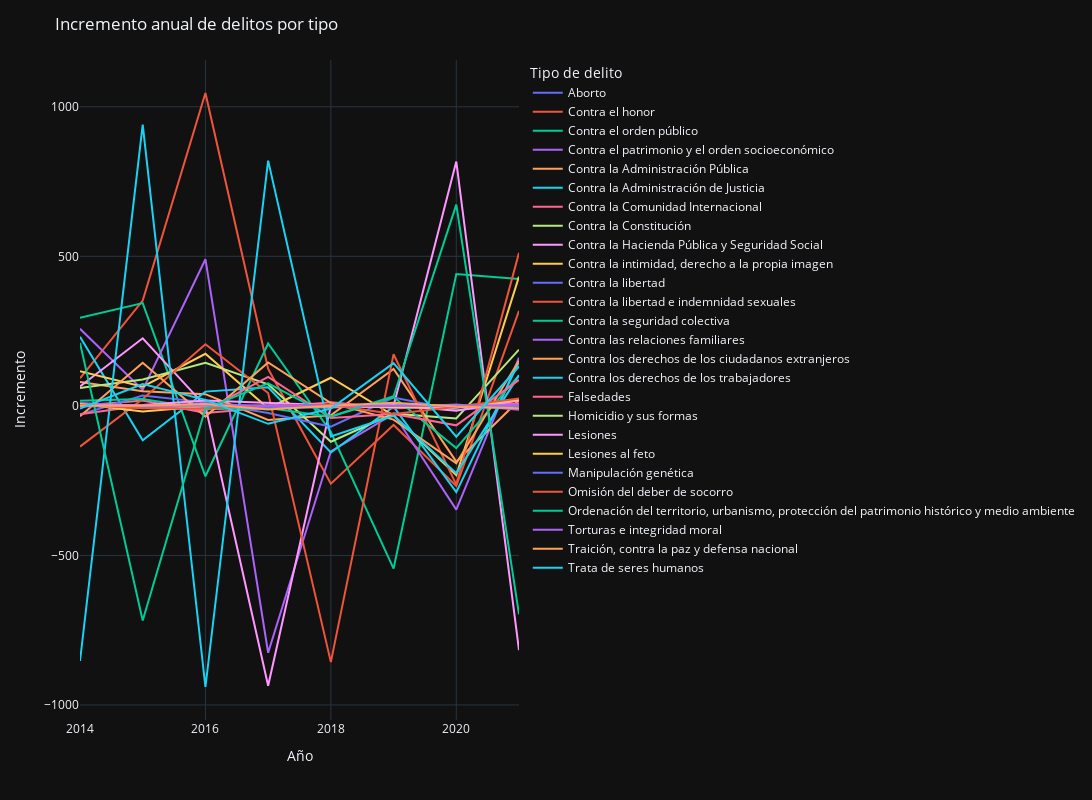

Here is the notebook cell this chart was saved with:
### Code cell
delitos_tipo_pt_f = delitos_tipo_pt[delitos_tipo_pt['Periodo'] != 2013]
fig = px.line(delitos_tipo_pt_f, x='Periodo', y='Incremento', color='Nv2')

fig.update_layout(title='Incremento anual de delitos por tipo',
                  xaxis_title='Año',
                  yaxis_title='Incremento',
                  legend_title='Tipo de delito', template="plotly_dark", width=1500, height=800)

fig.show()

### Figure 1 — Plotly figure (JSON) as saved in the notebook; plotly's stock layout.template omitted (floating-point values rounded to 4 significant figures)
{"data": [{"hovertemplate": "Nv2=Aborto<br>Periodo=%{x}<br>Incremento=%{y}<extra></extra>", "legendgroup": "Aborto", "line": {"color": "#636efa", "dash": "solid"}, "marker": {"symbol": "circle"}, "mode": "lines", "name": "Aborto", "orientation": "v", "showlegend": true, "type": "scatter", "x": [2014, 2015, 2016, 2017, 2018, 2019, 2020, 2021], "xaxis": "x", "y": [1, -6, 10, -5, -6, 6, -1, -2], "yaxis": "y"}, {"hovertemplate": "Nv2=Contra el honor<br>Periodo=%{x}<br>Incremento=%{y}<extra></extra>", "legendgroup": "Contra el honor", "line": {"color": "#EF553B", "dash": "solid"}, "marker": {"symbol": "circle"}, "mode": "lines", "name": "Contra el honor", "orientation": "v", "showlegend": true, "type": "scatter", "x": [2014, 2015, 2016, 2017, 2018, 2019, 2020, 2021], "xaxis": "x", "y": [92, 352, 1046, 124, -260, -64, -268, 318], "yaxis": "y"}, {"hovertemplate": "Nv2=Contra el orden público<br>Periodo=%{x}<br>Incremento=%{y}<extra></extra>", "legendgroup": "Contra el orden público", "line": {"color": "#00cc96", "dash": "solid"}, "marker": {"symbol": "circle"}, "mode": "lines", "name": "Contra el orden público", "orientation": "v", "showlegend": true, "type": "scatter", "x": [2014, 2015, 2016, 2017, 2018, 2019, 2020, 2021], "xaxis": "x", "y": [294.9, 343.5, -235.5, 208.5, -87.53, -544.0, 440.5, 423.8], "yaxis": "y"}, {"hovertemplate": "Nv2=Contra el patrimonio y el orden socioeconómico<br>Periodo=%{x}<br>Incremento=%{y}<extra></extra>", "legendgroup": "Contra el patrimonio y el orden socioeconómico", "line": {"color": "#ab63fa", "dash": "solid"}, "marker": {"symbol": "circle"}, "mode": "lines", "name": "Contra el patrimonio y el orden socioeconómico", "orientation": "v", "showlegend": true, "type": "scatter", "x": [2014, 2015, 2016, 2017, 2018, 2019, 2020, 2021], "xaxis": "x", "y": [257.7, 53.31, 490.3, -825.5, -152.0, -26.45, -346.8, 160.9], "yaxis": "y"}, {"hovertemplate": "Nv2=Contra la Administración Pública<br>Periodo=%{x}<br>Incremento=%{y}<extra></extra>", "legendgroup": "Contra la Administración Pública", "line": {"color": "#FFA15A", "dash": "solid"}, "marker": {"symbol": "circle"}, "mode": "lines", "name": "Contra la Administración Pública", "orientation": "v", "showlegend": true, "type": "scatter", "x": [2014, 2015, 2016, 2017, 2018, 2019, 2020, 2021], "xaxis": "x", "y": [79.84, 49.04, 39.16, -46.98, -31.27, 123.4, -186.5, 18.84], "yaxis": "y"}, {"hovertemplate": "Nv2=Contra la Administración de Justicia<br>Periodo=%{x}<br>Incremento=%{y}<extra></extra>", "legendgroup": "Contra la Administración de Justicia", "line": {"color": "#19d3f3", "dash": "solid"}, "marker": {"symbol": "circle"}, "mode": "lines", "name": "Contra la Administración de Justicia", "orientation": "v", "showlegend": true, "type": "scatter", "x": [2014, 2015, 2016, 2017, 2018, 2019, 2020, 2021], "xaxis": "x", "y": [231.1, -115.1, 47.6, 62.0, -156.0, -2.906, -288.2, 146.6], "yaxis": "y"}, {"hovertemplate": "Nv2=Contra la Comunidad Internacional<br>Periodo=%{x}<br>Incremento=%{y}<extra></extra>", "legendgroup": "Contra la Comunidad Internacional", "line": {"color": "#FF6692", "dash": "solid"}, "marker": {"symbol": "circle"}, "mode": "lines", "name": "Contra la Comunidad Internacional", "orientation": "v", "showlegend": true, "type": "scatter", "x": [2014, 2015, 2016, 2017, 2018, 2019, 2020, 2021], "xaxis": "x", "y": [0, 18, -24, -6, 12, -8, -4, 8], "yaxis": "y"}, {"hovertemplate": "Nv2=Contra la Constitución<br>Periodo=%{x}<br>Incremento=%{y}<extra></extra>", "legendgroup": "Contra la Constitución", "line": {"color": "#B6E880", "dash": "solid"}, "marker": {"symbol": "circle"}, "mode": "lines", "name": "Contra la Constitución", "orientation": "v", "showlegend": true, "type": "scatter", "x": [2014, 2015, 2016, 2017, 2018, 2019, 2020, 2021], "xaxis": "x", "y": [60, 88, 144, 72, -120, -26, -42, 188], "yaxis": "y"}, {"hovertemplate": "Nv2=Contra la Hacienda Pública y Seguridad Social<br>Periodo=%{x}<br>Incremento=%{y}<extra></extra>", "legendgroup": "Contra la Hacienda Pública y Seguridad Social", "line": {"color": "#FF97FF", "dash": "solid"}, "marker": {"symbol": "circle"}, "mode": "lines", "name": "Contra la Hacienda Pública y Seguridad Social", "orientation": "v", "showlegend": true, "type": "scatter", "x": [2014, 2015, 2016, 2017, 2018, 2019, 2020, 2021], "xaxis": "x", "y": [65, 226, -1, -936.0, 0.394, -0.226, 816.8, -817.0], "yaxis": "y"}, {"hovertemplate": "Nv2=Contra la intimidad, derecho a la propia imagen<br>Periodo=%{x}<br>Incremento=%{y}<extra></extra>", "legendgroup": "Contra la intimidad, derecho a la propia imagen", "line": {"color": "#FECB52", "dash": "solid"}, "marker": {"symbol": "circle"}, "mode": "lines", "name": "Contra la intimidad, derecho a la propia imagen", "orientation": "v", "showlegend": true, "type": "scatter", "x": [2014, 2015, 2016, 2017, 2018, 2019, 2020, 2021], "xaxis": "x", "y": [116, 64, 174, -8, 94, -32, -232, 432], "yaxis": "y"}, {"hovertemplate": "Nv2=Contra la libertad<br>Periodo=%{x}<br>Incremento=%{y}<extra></extra>", "legendgroup": "Contra la libertad", "line": {"color": "#636efa", "dash": "solid"}, "marker": {"symbol": "circle"}, "mode": "lines", "name": "Contra la libertad", "orientation": "v", "showlegend": true, "type": "scatter", "x": [2014, 2015, 2016, 2017, 2018, 2019, 2020, 2021], "xaxis": "x", "y": [-28.65, 34.72, 11.63, -23.67, -69.49, 27.62, -13.91, 1.78], "yaxis": "y"}, {"hovertemplate": "Nv2=Contra la libertad e indemnidad sexuales<br>Periodo=%{x}<br>Incremento=%{y}<extra></extra>", "legendgroup": "Contra la libertad e indemnidad sexuales", "line": {"color": "#EF553B", "dash": "solid"}, "marker": {"symbol": "circle"}, "mode": "lines", "name": "Contra la libertad e indemnidad sexuales", "orientation": "v", "showlegend": true, "type": "scatter", "x": [2014, 2015, 2016, 2017, 2018, 2019, 2020, 2021], "xaxis": "x", "y": [-136.1, 23.02, 206.2, 43.04, -856.8, 172.6, -263.6, 511.5], "yaxis": "y"}, {"hovertemplate": "Nv2=Contra la seguridad colectiva<br>Periodo=%{x}<br>Incremento=%{y}<extra></extra>", "legendgroup": "Contra la seguridad colectiva", "line": {"color": "#00cc96", "dash": "solid"}, "marker": {"symbol": "circle"}, "mode": "lines", "name": "Contra la seguridad colectiva", "orientation": "v", "showlegend": true, "type": "scatter", "x": [2014, 2015, 2016, 2017, 2018, 2019, 2020, 2021], "xaxis": "x", "y": [16.7, 22.66, -10.98, -7.301, -36.03, 29.52, -141.3, 102.2], "yaxis": "y"}, {"hovertemplate": "Nv2=Contra las relaciones familiares<br>Periodo=%{x}<br>Incremento=%{y}<extra></extra>", "legendgroup": "Contra las relaciones familiares", "line": {"color": "#ab63fa", "dash": "solid"}, "marker": {"symbol": "circle"}, "mode": "lines", "name": "Contra las relaciones familiares", "orientation": "v", "showlegend": true, "type": "scatter", "x": [2014, 2015, 2016, 2017, 2018, 2019, 2020, 2021], "xaxis": "x", "y": [9.32, -1.712, -2.286, -2.698, 0.201, -4.746, 4.736, -13.2], "yaxis": "y"}, {"hovertemplate": "Nv2=Contra los derechos de los ciudadanos extranjeros<br>Periodo=%{x}<br>Incremento=%{y}<extra></extra>", "legendgroup": "Contra los derechos de los ciudadanos extranjeros", "line": {"color": "#FFA15A", "dash": "solid"}, "marker": {"symbol": "circle"}, "mode": "lines", "name": "Contra los derechos de los ciudadanos extranjeros", "orientation": "v", "showlegend": true, "type": "scatter", "x": [2014, 2015, 2016, 2017, 2018, 2019, 2020, 2021], "xaxis": "x", "y": [-35, 144, -36, 145, 9, -46, -192, 151], "yaxis": "y"}, {"hovertemplate": "Nv2=Contra los derechos de los trabajadores<br>Periodo=%{x}<br>Incremento=%{y}<extra></extra>", "legendgroup": "Contra los derechos de los trabajadores", "line": {"color": "#19d3f3", "dash": "solid"}, "marker": {"symbol": "circle"}, "mode": "lines", "name": "Contra los derechos de los trabajadores", "orientation": "v", "showlegend": true, "type": "scatter", "x": [2014, 2015, 2016, 2017, 2018, 2019, 2020, 2021], "xaxis": "x", "y": [-853.0, 940.0, -940.0, 820.0, -102, -33, -225, 102], "yaxis": "y"}, {"hovertemplate": "Nv2=Falsedades<br>Periodo=%{x}<br>Incremento=%{y}<extra></extra>", "legendgroup": "Falsedades", "line": {"color": "#FF6692", "dash": "solid"}, "marker": {"symbol": "circle"}, "mode": "lines", "name": "Falsedades", "orientation": "v", "showlegend": true, "type": "scatter", "x": [2014, 2015, 2016, 2017, 2018, 2019, 2020, 2021], "xaxis": "x", "y": [-27.76, 1.153, -15.05, 96.63, -40.53, -27.46, -65.15, 86.77], "yaxis": "y"}, {"hovertemplate": "Nv2=Homicidio y sus formas<br>Periodo=%{x}<br>Incremento=%{y}<extra></extra>", "legendgroup": "Homicidio y sus formas", "line": {"color": "#B6E880", "dash": "solid"}, "marker": {"symbol": "circle"}, "mode": "lines", "name": "Homicidio y sus formas", "orientation": "v", "showlegend": true, "type": "scatter", "x": [2014, 2015, 2016, 2017, 2018, 2019, 2020, 2021], "xaxis": "x", "y": [-0.132, 0.06, -0.103, -0.094, -0.071, 0.012, -0.063, 0.109], "yaxis": "y"}, {"hovertemplate": "Nv2=Lesiones<br>Periodo=%{x}<br>Incremento=%{y}<extra></extra>", "legendgroup": "Lesiones", "line": {"color": "#FF97FF", "dash": "solid"}, "marker": {"symbol": "circle"}, "mode": "lines", "name": "Lesiones", "orientation": "v", "showlegend": true, "type": "scatter", "x": [2014, 2015, 2016, 2017, 2018, 2019, 2020, 2021], "xaxis": "x", "y": [0.369, 2.946, 18.19, 10.25, 1.953, 1.965, -16.33, 17.57], "yaxis": "y"}, {"hovertemplate": "Nv2=Lesiones al feto<br>Periodo=%{x}<br>Incremento=%{y}<extra></extra>", "legendgroup": "Lesiones al feto", "line": {"color": "#FECB52", "dash": "solid"}, "marker": {"symbol": "circle"}, "mode": "lines", "name": "Lesiones al feto", "orientation": "v", "showlegend": true, "type": "scatter", "x": [2014, 2015, 2016, 2017, 2018, 2019, 2020, 2021], "xaxis": "x", "y": [6, -19, -1, -1, -2, -4, -6, 21], "yaxis": "y"}, {"hovertemplate": "Nv2=Manipulación genética<br>Periodo=%{x}<br>Incremento=%{y}<extra></extra>", "legendgroup": "Manipulación genética", "line": {"color": "#636efa", "dash": "solid"}, "marker": {"symbol": "circle"}, "mode": "lines", "name": "Manipulación genética", "orientation": "v", "showlegend": true, "type": "scatter", "x": [2014, 2015, 2016, 2017, 2018, 2019, 2020, 2021], "xaxis": "x", "y": [-2, 1, 2, -4, 4, 0, 0, 0], "yaxis": "y"}, {"hovertemplate": "Nv2=Omisión del deber de socorro<br>Periodo=%{x}<br>Incremento=%{y}<extra></extra>", "legendgroup": "Omisión del deber de socorro", "line": {"color": "#EF553B", "dash": "solid"}, "marker": {"symbol": "circle"}, "mode": "lines", "name": "Omisión del deber de socorro", "orientation": "v", "showlegend": true, "type": "scatter", "x": [2014, 2015, 2016, 2017, 2018, 2019, 2020, 2021], "xaxis": "x", "y": [3, -8, -9, 2, 3, -27, -3, 25], "yaxis": "y"}, {"hovertemplate": "Nv2=Ordenación del territorio, urbanismo, protección del patrimonio histórico y medio ambiente<br>Periodo=%{x}<br>Incremento=%{y}<extra></extra>", "legendgroup": "Ordenación del territorio, urbanismo, protección del patrimonio histórico y medio ambiente", "line": {"color": "#00cc96", "dash": "solid"}, "marker": {"symbol": "circle"}, "mode": "lines", "name": "Ordenación del territorio, urbanismo, protección del patrimonio histórico y medio ambiente", "orientation": "v", "showlegend": true, "type": "scatter", "x": [2014, 2015, 2016, 2017, 2018, 2019, 2020, 2021], "xaxis": "x", "y": [210, -717.9, -9.009, 75.08, -35.04, 32.03, 672.9, -696.9], "yaxis": "y"}, {"hovertemplate": "Nv2=Torturas e integridad moral<br>Periodo=%{x}<br>Incremento=%{y}<extra></extra>", "legendgroup": "Torturas e integridad moral", "line": {"color": "#ab63fa", "dash": "solid"}, "marker": {"symbol": "circle"}, "mode": "lines", "name": "Torturas e integridad moral", "orientation": "v", "showlegend": true, "type": "scatter", "x": [2014, 2015, 2016, 2017, 2018, 2019, 2020, 2021], "xaxis": "x", "y": [-0.226, 1.45, 2.252, 0.951, 0.621, 0.283, -1.024, 2.622], "yaxis": "y"}, {"hovertemplate": "Nv2=Traición, contra la paz y defensa nacional<br>Periodo=%{x}<br>Incremento=%{y}<extra></extra>", "legendgroup": "Traición, contra la paz y defensa nacional", "line": {"color": "#FFA15A", "dash": "solid"}, "marker": {"symbol": "circle"}, "mode": "lines", "name": "Traición, contra la paz y defensa nacional", "orientation": "v", "showlegend": true, "type": "scatter", "x": [2014, 2015, 2016, 2017, 2018, 2019, 2020, 2021], "xaxis": "x", "y": [0, 0, 6, -12, 0, 10, -2, -8], "yaxis": "y"}, {"hovertemplate": "Nv2=Trata de seres humanos<br>Periodo=%{x}<br>Incremento=%{y}<extra></extra>", "legendgroup": "Trata de seres humanos", "line": {"color": "#19d3f3", "dash": "solid"}, "marker": {"symbol": "circle"}, "mode": "lines", "name": "Trata de seres humanos", "orientation": "v", "showlegend": true, "type": "scatter", "x": [2014, 2015, 2016, 2017, 2018, 2019, 2020, 2021], "xaxis": "x", "y": [-9, 73, 20, -60, -9, 143, -103, 132], "yaxis": "y"}], "layout": {"height": 800, "legend": {"title": {"text": "Tipo de delito"}, "tracegroupgap": 0}, "margin": {"t": 60}, "title": {"text": "Incremento anual de delitos por tipo"}, "width": 1500, "xaxis": {"anchor": "y", "domain": [0, 1], "title": {"text": "Año"}}, "yaxis": {"anchor": "x", "domain": [0, 1], "title": {"text": "Incremento"}}}}
